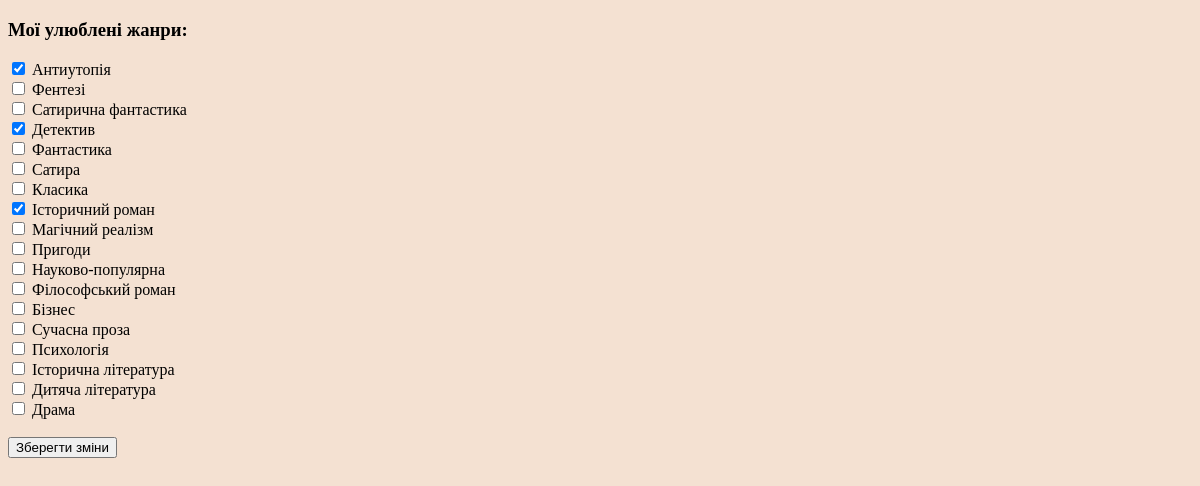
The app's page /client/profile/fav_genres/ (signed in) with its own data.
### book/models.py (models this page shows, shortened)
class Genres(models.Model):
    name = models.CharField(max_length=100)
    rating = models.FloatField(default=5)

### client/views.py (the view, shortened to what this page needs)
# urls.py: path('profile/fav_genres/', views.fav_genres, name='fav_genres'),
@login_required(login_url="/")
def fav_genres(request):
    user = request.user
    all_genres = Genres.objects.all()
    fav_genres = Genres.objects.filter(favgenres__user=user)
    return render(request, "fav_genres.html", {"genres": all_genres, "fav_genres": fav_genres})

### templates/fav_genres.html (shortened to what this page needs)
<!DOCTYPE html>
<html lang="en">
<head>
    <link rel="stylesheet" type="text/css" href="/static/styles.css">
</head>
<body>
    <h3>Мої улюблені жанри:</h3>
    <form method="post">
        {% for genre in genres %}
            <label>
                <input type="checkbox" name="fav_genres" value="{{ genre.id }}"
                       {% if genre in fav_genres %}checked{% endif %}>
                {{ genre.name }}
            </label><br>
        {% endfor %}
        <br>
        <button type="submit">Зберегти зміни</button>
    </form>
</body>
</html>

### static/styles.css (style rules this page uses)
body { background-color: #f4e1d2; }

### records on screen
Genres: fav_genres "☑", name "Антиутопія"
Genres: name "Фентезі"
Genres: name "Сатирична фантастика"
Genres: fav_genres "☑", name "Детектив"
Genres: name "Фантастика"
Genres: name "Сатира"
Genres: name "Класика"
Genres: fav_genres "☑", name "Історичний роман"
Genres: name "Магічний реалізм"
Genres: name "Пригоди"
Genres: name "Науково-популярна"
Genres: name "Філософський роман"
Genres: name "Бізнес"
Genres: name "Сучасна проза"
Genres: name "Психологія"
Genres: name "Історична література"
Genres: name "Дитяча література"
Genres: name "Драма"
